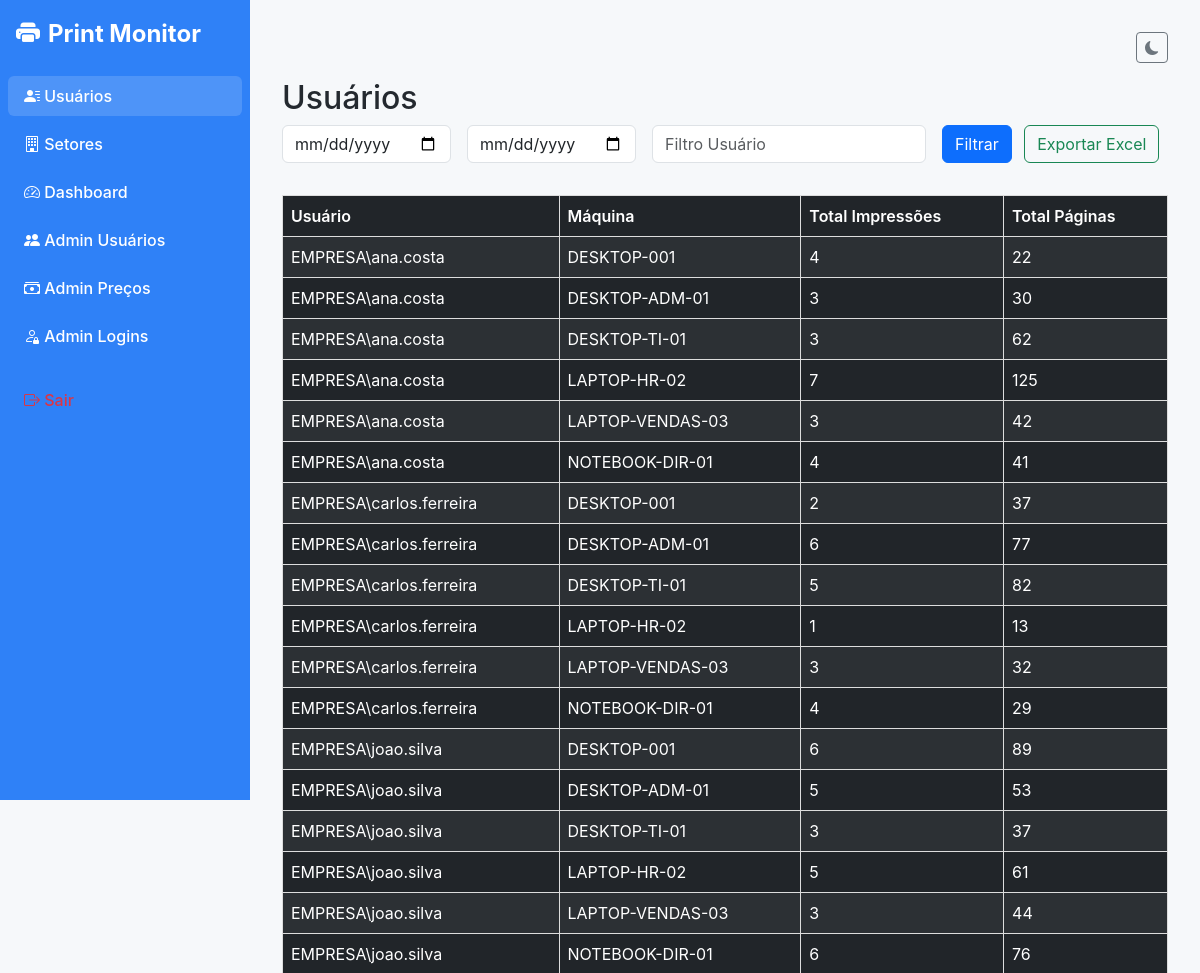
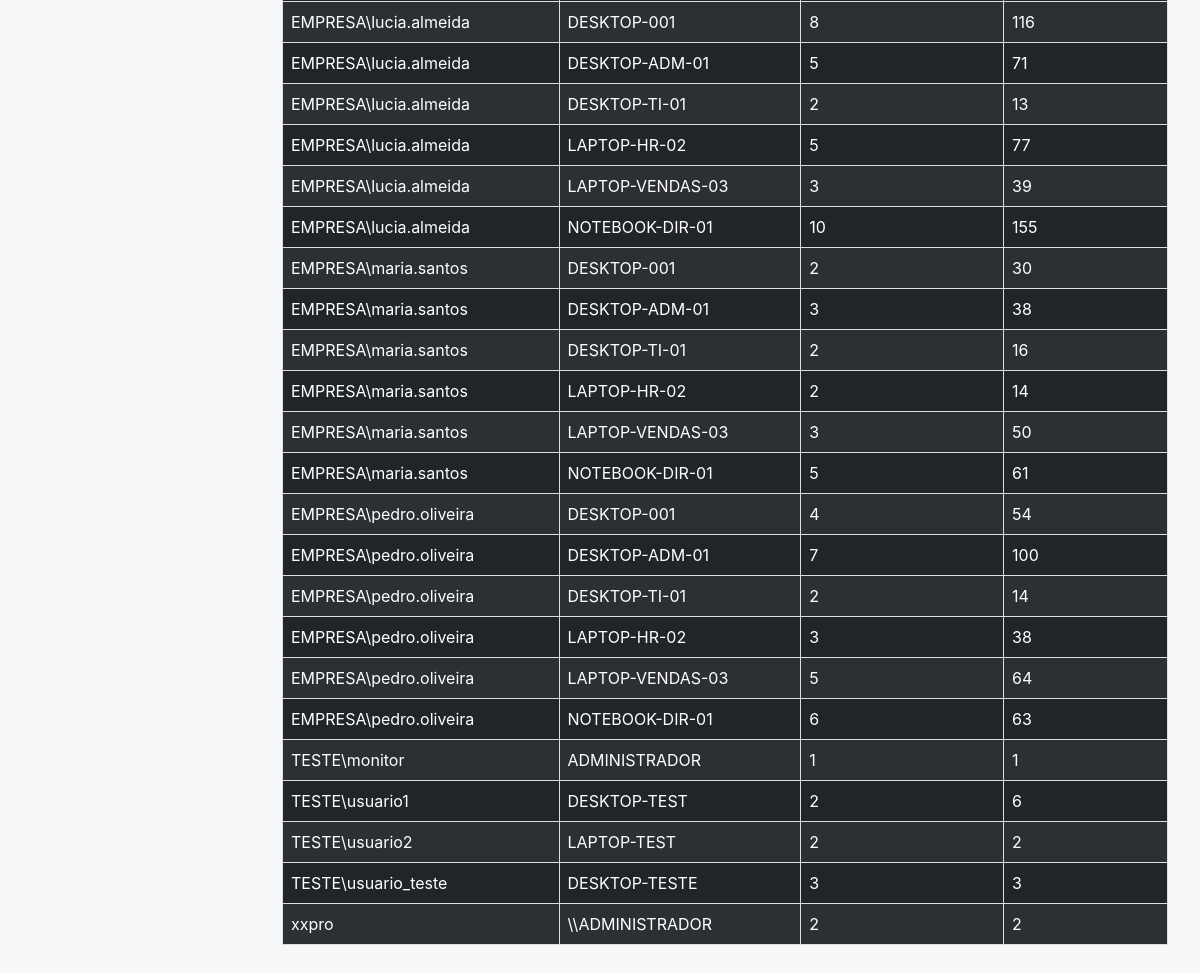
Page /usuarios (signed in) on the committed database (2 pictures, top to bottom).
### tables this page shows
CREATE TABLE events (
                id INTEGER PRIMARY KEY AUTOINCREMENT,
                date TEXT,
                user TEXT,
                machine TEXT,
                pages_printed INTEGER DEFAULT 1
            );

### servidor.py (the view)
@app.route("/usuarios")
@login_required
def all_users():
    start_date = request.args.get("start_date", "").strip()
    end_date = request.args.get("end_date", "").strip()
    filtro_usuario = request.args.get("filtro_usuario", "").strip()
    if start_date and not validate_date(start_date):
        flash("Data de início inválida", "warning")
        start_date = ""
    if end_date and not validate_date(end_date):
        flash("Data de fim inválida", "warning")
        end_date = ""
    query = """SELECT user, machine, COUNT(*) as total_impressos, SUM(pages_printed) as total_paginas
               FROM events WHERE 1=1"""
    params = []
    if start_date:
        query += " AND date(date) >= date(?)"
        params.append(start_date)
    if end_date:
        query += " AND date(date) <= date(?)"
        params.append(end_date)
    if filtro_usuario:
        query += " AND user LIKE ?"
        params.append(f"%{filtro_usuario}%")
    query += " GROUP BY user, machine ORDER BY user"
    with sqlite3.connect(DB) as conn:
        data = conn.execute(query, params).fetchall()
    return render_template(
        "usuarios.html",
        data=data,
        start_date=start_date,
        end_date=end_date,
        filtro_usuario=filtro_usuario,
    )

### servidor.py (called while the page is built)
def login_required(f):
    @wraps(f)
    def wrapper(*args, **kwargs):
        if not session.get("logged_in"):
            return redirect(url_for("login"))
        return f(*args, **kwargs)
    return wrapper

### templates/usuarios.html (shortened to what this page needs)
{% extends "base.html" %}
{% block content %}
<h2>Usuários</h2>
<form class="row gy-2 gx-3 align-items-center mb-3" method="get" action="{{ url_for('all_users') }}">
  <div class="col-auto">
    <input type="date" name="start_date" class="form-control" placeholder="Data Início" value="{{ start_date }}">
  </div>
  <div class="col-auto">
    <input type="date" name="end_date" class="form-control" placeholder="Data Fim" value="{{ end_date }}">
  </div>
  <div class="col-auto">
    <input type="text" name="filtro_usuario" class="form-control" placeholder="Filtro Usuário" value="{{ filtro_usuario }}">
  </div>
  <div class="col-auto">
    <button type="submit" class="btn btn-primary">Filtrar</button>
    <a href="{{ url_for('export_usuarios_excel', start_date=start_date, end_date=end_date, filtro_usuario=filtro_usuario) }}" class="btn btn-outline-success ms-2">Exportar Excel</a>
  </div>
</form>
<div class="table-responsive">
  <table class="table table-striped table-hover table-dark align-middle">
    <thead>
      <tr>
        <th>Usuário</th>
        <th>Máquina</th>
        <th>Total Impressões</th>
        <th>Total Páginas</th>
      </tr>
    </thead>
    <tbody>
      {% for user, machine, total_imp, total_pag in data %}
      <tr>
        <td>{{ user }}</td>
        <td>{{ machine }}</td>
        <td>{{ total_imp }}</td>
        <td>{{ total_pag }}</td>
      </tr>
      {% else %}
      <tr>
        <td colspan="4" class="text-center">Nenhum registro encontrado.</td>
      </tr>
      {% endfor %}
    </tbody>
  </table>
</div>
{% endblock %}

### static/css/style.css (style rules this page uses)
* { box-sizing: border-box; margin: 0; padding: 0; }
body { font-family: -apple-system, BlinkMacSystemFont, "Segoe UI", Helvetica, Arial, sans-serif; background-color: var(--bg-light); color: var(--text-dark); transition: background-color 0.3s ease, color 0.3s ease; }
a { color: var(--link-color-light); text-decoration: none; transition: color 0.2s ease; }
table { width: 100%; border-collapse: collapse; margin-top: 1rem; border: 1px solid #ddd; transition: color 0.3s ease, border-color 0.3s ease; }
th, td { padding: 12px 15px; border: 1px solid #ddd; text-align: left; }
th { background-color: #f0f3f6; font-weight: 600; }
input, textarea, select { width: 100%; padding: 10px; margin-top: 5px; margin-bottom: 15px; border: 1px solid #ccc; border-radius: 6px; font-size: 1rem; transition: border-color 0.3s ease, background-color 0.3s ease; }

### static/css/theme.css (style rules this page uses)
:root { --bg-light: #f6f8fa; --text-dark: #24292f; --navbar-bg-light: #2f81f7; --link-color-light: #0969da; --link-hover-light: #0a64d4; --bg-dark: #0d1117; --text-light: #c9d1d9; --card-bg-dark: #161b22; --navbar-bg-dark: #161b22; --input-bg-dark: #0d1117; --input-border-dark: #30363d; --hover-dark: #21262d; --scroll-thumb: #484f58; --scroll-track: #0d1117; --link-color-dark: #58a6ff; --link-hover-dark: #79c0ff; --border-color-dark: #30363d; --gap: 20px; --border-radius: 10px; --box-shadow-light: 0 4px 8px rgba(0,0,0,0.1); --box-shadow-hover: 0 8px 16px rgba(0,0,0,0.15); --primary-color: #007bff; --primary-color-hover: #0056b3; --card-bg-light: #ffffff; }

### templates/base.html (style rules this page uses)
:root { --bg-light: #f6f8fa; --text-dark: #24292f; --navbar-bg-light: #2f81f7; --link-color-light: #0969da; --link-hover-light: #0a64d4; --bg-dark: #0d1117; --text-light: #c9d1d9; --card-bg-dark: #161b22; --navbar-bg-dark: #161b22; --input-bg-dark: #0d1117; --input-border-dark: #30363d; --hover-dark: #21262d; --scroll-thumb: #484f58; --scroll-track: #0d1117; --link-color-dark: #58a6ff; --link-hover-dark: #79c0ff; --border-color-dark: #30363d; --gap: 20px; --border-radius: 10px; --box-shadow-light: 0 4px 8px rgba(0,0,0,0.1); --box-shadow-hover: 0 8px 16px rgba(0,0,0,0.15); --primary-color: #007bff; --primary-color-hover: #0056b3; --card-bg-light: #ffffff; }
* { box-sizing: border-box; }
body { background-color: var(--bg-light); color: var(--text-dark); font-family: -apple-system, BlinkMacSystemFont, "Segoe UI", Helvetica, Arial, sans-serif; transition: background-color 0.3s ease, color 0.3s ease; }
a { color: var(--link-color-light); text-decoration: none; transition: color 0.2s ease; }
table { width: 100%; border-collapse: collapse; margin-top: 1rem; border: 1px solid #ddd; transition: color 0.3s ease, border-color 0.3s ease; }
th, td { padding: 12px 15px; border: 1px solid #ddd; text-align: left; }
th { background-color: #f0f3f6; font-weight: 600; }
input, textarea, select { transition: background-color 0.3s ease, border-color 0.3s ease, color 0.3s ease; }

### rows in the picture
events: user "EMPRESA\\carlos.ferreira", machine "LAPTOP-HR-02", total_imp "1", pages_printed "13"
events: user "TESTE\\monitor", machine "ADMINISTRADOR", pages_printed "1"

### other values in the picture
{{ user }} "EMPRESA\\ana.costa" "EMPRESA\\ana.costa" "EMPRESA\\ana.costa" "EMPRESA\\ana.costa" "EMPRESA\\ana.costa" "EMPRESA\\ana.costa" "EMPRESA\\carlos.ferreira" "EMPRESA\\carlos.ferreira" "EMPRESA\\carlos.ferreira" "EMPRESA\\carlos.ferreira" "EMPRESA\\carlos.ferreira" "EMPRESA\\joao.silva" "EMPRESA\\joao.silva" "EMPRESA\\joao.silva" "EMPRESA\\joao.silva" "EMPRESA\\joao.silva" "EMPRESA\\joao.silva" "EMPRESA\\lucia.almeida" "EMPRESA\\lucia.almeida" "EMPRESA\\lucia.almeida" "EMPRESA\\lucia.almeida" "EMPRESA\\lucia.almeida" "EMPRESA\\lucia.almeida" "EMPRESA\\maria.santos" "EMPRESA\\maria.santos" "EMPRESA\\maria.santos" "EMPRESA\\maria.santos" "EMPRESA\\maria.santos" "EMPRESA\\maria.santos" "EMPRESA\\pedro.oliveira" "EMPRESA\\pedro.oliveira" "EMPRESA\\pedro.oliveira" "EMPRESA\\pedro.oliveira" "EMPRESA\\pedro.oliveira" "EMPRESA\\pedro.oliveira" "TESTE\\usuario1" "TESTE\\usuario2" "TESTE\\usuario_teste" "xxpro"
{{ machine }} "DESKTOP-001" "DESKTOP-ADM-01" "DESKTOP-TI-01" "LAPTOP-HR-02" "LAPTOP-VENDAS-03" "NOTEBOOK-DIR-01" "DESKTOP-001" "DESKTOP-ADM-01" "DESKTOP-TI-01" "LAPTOP-VENDAS-03" "NOTEBOOK-DIR-01" "DESKTOP-001" "DESKTOP-ADM-01" "DESKTOP-TI-01" "LAPTOP-HR-02" "LAPTOP-VENDAS-03" "NOTEBOOK-DIR-01" "DESKTOP-001" "DESKTOP-ADM-01" "DESKTOP-TI-01" "LAPTOP-HR-02" "LAPTOP-VENDAS-03" "NOTEBOOK-DIR-01" "DESKTOP-001" "DESKTOP-ADM-01" "DESKTOP-TI-01" "LAPTOP-HR-02" "LAPTOP-VENDAS-03" "NOTEBOOK-DIR-01" "DESKTOP-001" "DESKTOP-ADM-01" "DESKTOP-TI-01" "LAPTOP-HR-02" "LAPTOP-VENDAS-03" "NOTEBOOK-DIR-01" "DESKTOP-TEST" "LAPTOP-TEST" "DESKTOP-TESTE" "\\\\ADMINISTRADOR"
{{ total_imp }} "4" "3" "3" "7" "3" "4" "2" "6" "5" "3" "4" "6" "5" "3" "5" "3" "6" "8" "5" "2" "5" "3" "10" "2" "3" "2" "2" "3" "5" "4" "7" "2" "3" "5" "6" "2" "2" "3" "2"
{{ total_pag }} "22" "30" "62" "125" "42" "41" "37" "77" "82" "32" "29" "89" "53" "37" "61" "44" "76" "116" "71" "13" "77" "39" "155" "30" "38" "16" "14" "50" "61" "54" "100" "14" "38" "64" "63" "6" "2" "3" "2"
